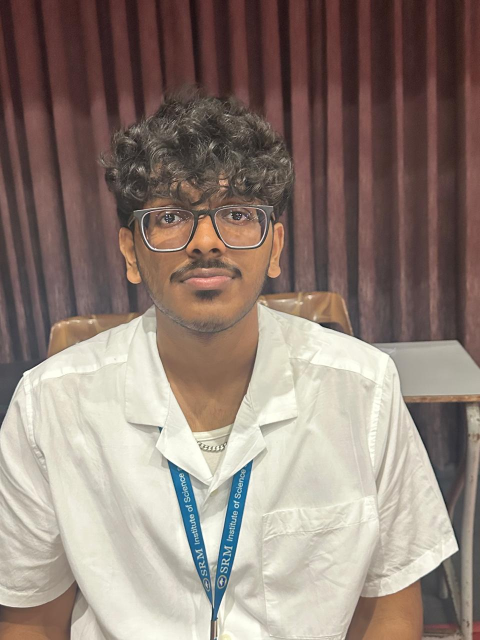
#> input picture known_faces/adhavan.jpg, 960 x 1280 px (shown at 1/2 size); its folder holds only this picture in this run
$ python face2.py
#> lines starting #> are read from the running program, lines starting #| are printed output that depends on the picture
import cv2
import numpy as np
import os

# Initialize OpenCV's face recognizer
recognizer = cv2.face.LBPHFaceRecognizer_create()

# Load OpenCV's Haar Cascade (for face detection)
face_cascade = cv2.CascadeClassifier(cv2.data.haarcascades + "haarcascade_frontalface_default.xml")

# Path to employees folder
employee_folder = "known_faces"
employee_images = []
employee_labels = []
employee_names = {}

# Assign unique ID numbers to each employee
id_counter = 0

for file in os.listdir(employee_folder):
    if file.endswith(".jpg") or file.endswith(".png"):
        img_path = os.path.join(employee_folder, file)
        img = cv2.imread(img_path, cv2.IMREAD_GRAYSCALE)
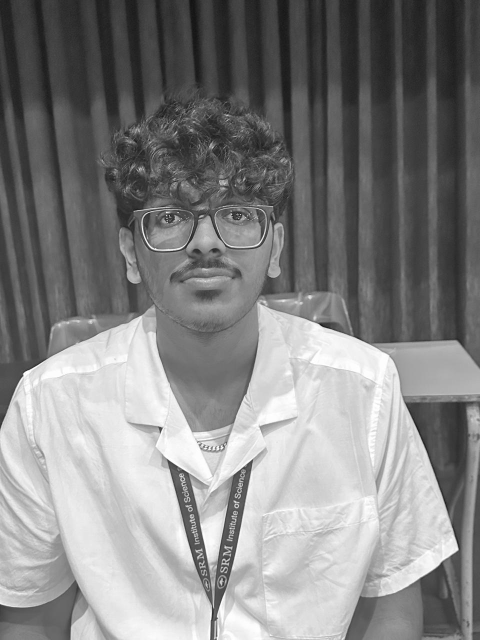
#> img: shape (1280, 960) (shown at 1/2 size); min 0, max 255, mean 131.9

        # Detect face in the image
        faces = face_cascade.detectMultiScale(img, scaleFactor=1.1, minNeighbors=5)
#> faces = [[446, 797, 149, 149], [259, 314, 306, 306]]

        for (x, y, w, h) in faces:
            face = img[y:y+h, x:x+w]  # Crop face
            employee_images.append(face)
            employee_labels.append(id_counter)
#> this loop made 2 passes
#> pass 1, `face = img[y:y+h, x:x+w]`:
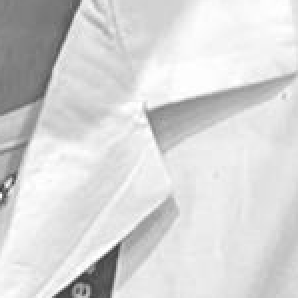
#> face: shape (149, 149) (shown 2 times larger); min 57, max 255, mean 214
#> pass 2, `face = img[y:y+h, x:x+w]`:
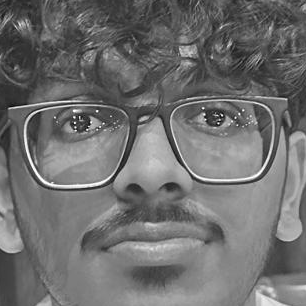
#> face: shape (306, 306); min 0, max 255, mean 111.1
#> after the loop, employee_images = 2 items; employee_labels = [0, 0]

        employee_names[id_counter] = os.path.splitext(file)[0]  # Store name
        id_counter += 1

# Train the recognizer
recognizer.train(employee_images, np.array(employee_labels))

print("Training complete. Employees loaded:", employee_names)

$ run again, on known_faces/harish.jpg
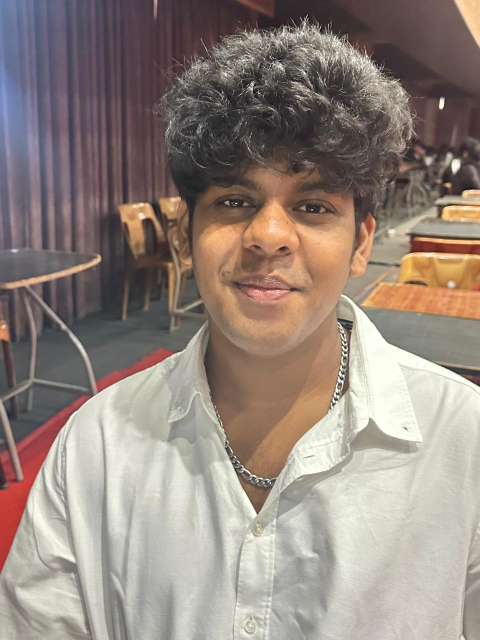
#> input picture known_faces/harish.jpg, 960 x 1280 px (shown at 1/2 size)
#> `img = cv2.imread(img_path, cv2.IMREAD_GRAYSCALE)`:
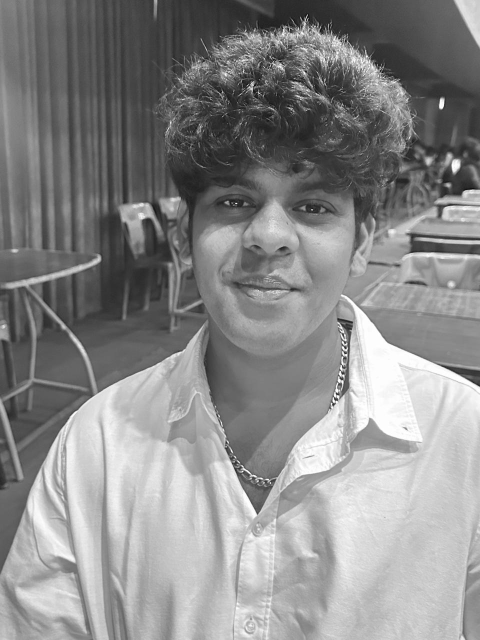
#> img: shape (1280, 960) (shown at 1/2 size); min 0, max 255, mean 137.6
#> faces = [[322, 243, 432, 432]]
#> the loop `for (x, y, w, h) in faces:` made 1 pass
#> pass 1, `face = img[y:y+h, x:x+w]`:
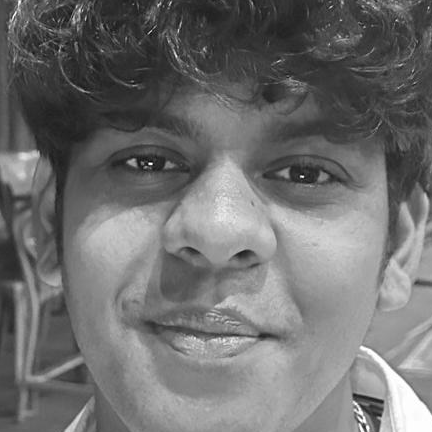
#> face: shape (432, 432); min 11, max 255, mean 111.4
#> after the loop `for (x, y, w, h) in faces:`: employee_images = 1 item; employee_labels = [0]

$ run again, on known_faces/keshav.jpg
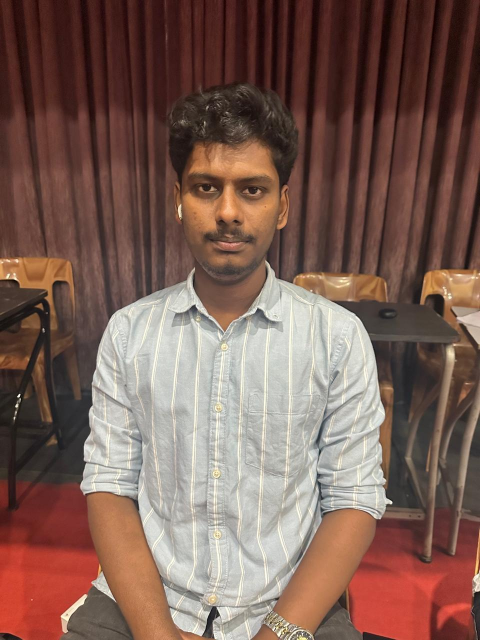
#> input picture known_faces/keshav.jpg, 960 x 1280 px (shown at 1/2 size)
#> `img = cv2.imread(img_path, cv2.IMREAD_GRAYSCALE)`:
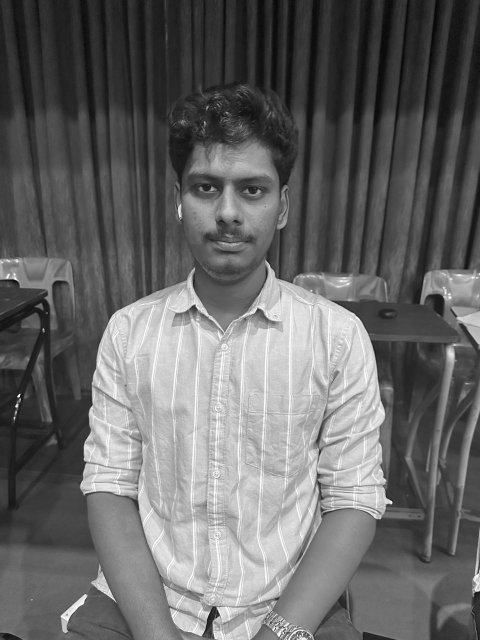
#> img: shape (1280, 960) (shown at 1/2 size); min 0, max 255, mean 103.3
#> faces = [[151, 832, 134, 134], [324, 276, 268, 268]]
#> the loop `for (x, y, w, h) in faces:` made 2 passes
#> pass 2, `face = img[y:y+h, x:x+w]`:
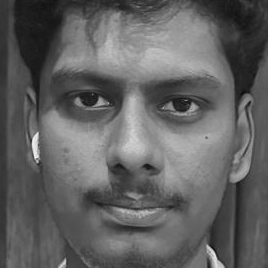
#> face: shape (268, 268); min 9, max 247, mean 97.8
#> after the loop `for (x, y, w, h) in faces:`: employee_images = 2 items; employee_labels = [0, 0]

$ run again, on known_faces/venkatesh.jpg
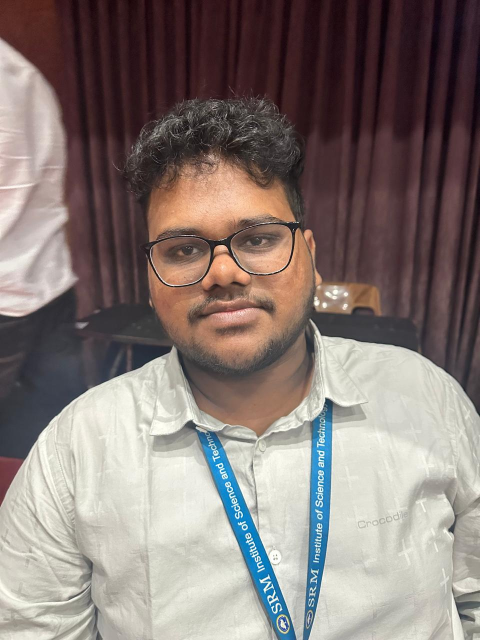
#> input picture known_faces/venkatesh.jpg, 960 x 1280 px (shown at 1/2 size)
#> `img = cv2.imread(img_path, cv2.IMREAD_GRAYSCALE)`:
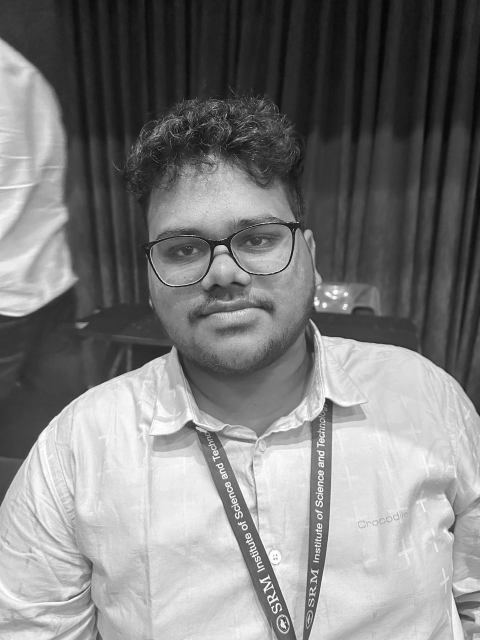
#> img: shape (1280, 960) (shown at 1/2 size); min 0, max 255, mean 125.5
#> faces = [[253, 335, 389, 389]]
#> the loop `for (x, y, w, h) in faces:` made 1 pass
#> pass 1, `face = img[y:y+h, x:x+w]`:
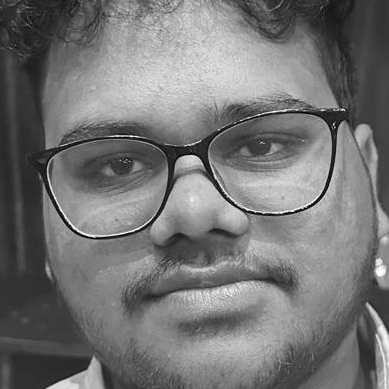
#> face: shape (389, 389); min 0, max 255, mean 116.5
#> after the loop `for (x, y, w, h) in faces:`: employee_images = 1 item; employee_labels = [0]

$ run again, on known_faces/basheer.jpg
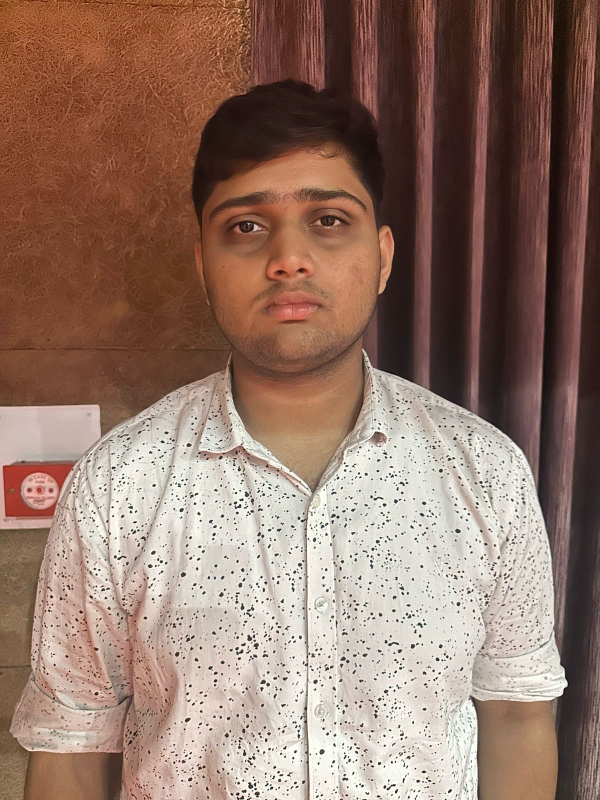
#> input picture known_faces/basheer.jpg, 1200 x 1600 px (shown at 1/2 size)
#> `img = cv2.imread(img_path, cv2.IMREAD_GRAYSCALE)`:
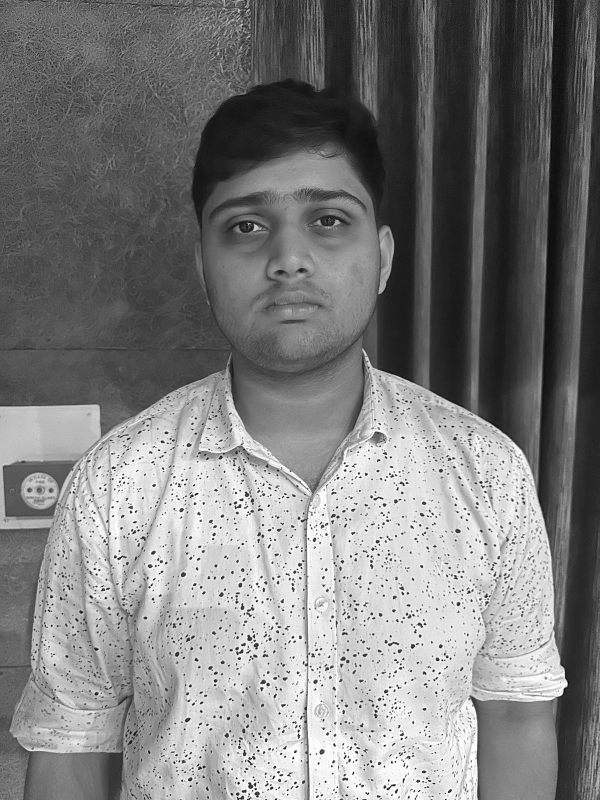
#> img: shape (1600, 1200) (shown at 1/2 size); min 0, max 255, mean 126.1
#> faces = [[34, 954, 67, 67], [44, 1361, 59, 59], [361, 275, 451, 451]]
#> the loop `for (x, y, w, h) in faces:` made 3 passes
#> pass 3, `face = img[y:y+h, x:x+w]`:
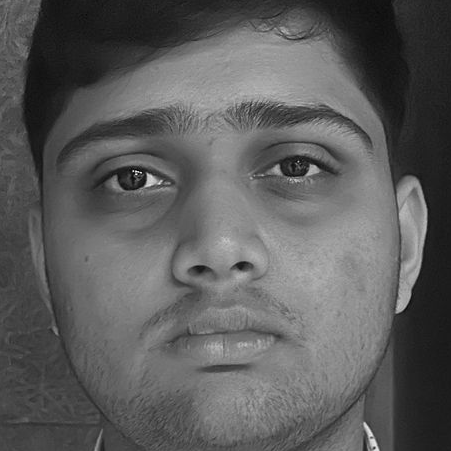
#> face: shape (451, 451); min 0, max 249, mean 92.4
#> after the loop `for (x, y, w, h) in faces:`: employee_images = 3 items; employee_labels = [0, 0, 0]
